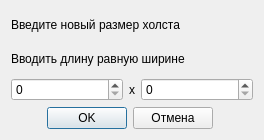
<?xml version="1.0" encoding="UTF-8"?>
<ui version="4.0">
 <class>ResizeDialog</class>
 <widget class="QDialog" name="ResizeDialog">
  <property name="geometry">
   <rect>
    <x>0</x>
    <y>0</y>
    <width>264</width>
    <height>140</height>
   </rect>
  </property>
  <property name="windowTitle">
   <string>Vesger</string>
  </property>
  <layout class="QVBoxLayout">
   <item>
    <widget class="QLabel" name="mainLabel">
     <property name="text">
      <string>Введите новый размер холста</string>
     </property>
    </widget>
   </item>
   <item>
    <widget class="QLabel" name="label">
     <property name="text">
      <string>Вводить длину равную ширине</string>
     </property>
    </widget>
   </item>
   <item>
    <layout class="QHBoxLayout">
     <item>
      <widget class="QSpinBox" name="widthSpinBox">
       <property name="sizePolicy">
        <sizepolicy hsizetype="MinimumExpanding" vsizetype="Fixed">
         <horstretch>0</horstretch>
         <verstretch>0</verstretch>
        </sizepolicy>
       </property>
       <property name="maximum">
        <number>10000</number>
       </property>
      </widget>
     </item>
     <item>
      <widget class="QLabel" name="xLabel">
       <property name="text">
        <string>x</string>
       </property>
       <property name="alignment">
        <set>Qt::AlignCenter</set>
       </property>
      </widget>
     </item>
     <item>
      <widget class="QSpinBox" name="heightSpinBox">
       <property name="sizePolicy">
        <sizepolicy hsizetype="MinimumExpanding" vsizetype="Fixed">
         <horstretch>0</horstretch>
         <verstretch>0</verstretch>
        </sizepolicy>
       </property>
       <property name="maximum">
        <number>10000</number>
       </property>
      </widget>
     </item>
    </layout>
   </item>
   <item>
    <layout class="QHBoxLayout">
     <item>
      <spacer>
       <property name="orientation">
        <enum>Qt::Horizontal</enum>
       </property>
       <property name="sizeType">
        <enum>QSizePolicy::Expanding</enum>
       </property>
       <property name="sizeHint" stdset="0">
        <size>
         <width>0</width>
         <height>21</height>
        </size>
       </property>
      </spacer>
     </item>
     <item>
      <widget class="QPushButton" name="okButton">
       <property name="text">
        <string>OK</string>
       </property>
       <property name="default">
        <bool>true</bool>
       </property>
      </widget>
     </item>
     <item>
      <widget class="QPushButton" name="cancelButton">
       <property name="text">
        <string>Отмена</string>
       </property>
      </widget>
     </item>
     <item>
      <spacer name="horizontalSpacer">
       <property name="orientation">
        <enum>Qt::Horizontal</enum>
       </property>
       <property name="sizeHint" stdset="0">
        <size>
         <width>40</width>
         <height>20</height>
        </size>
       </property>
      </spacer>
     </item>
    </layout>
   </item>
  </layout>
 </widget>
 <resources/>
 <connections>
  <connection>
   <sender>cancelButton</sender>
   <signal>clicked()</signal>
   <receiver>ResizeDialog</receiver>
   <slot>reject()</slot>
   <hints>
    <hint type="sourcelabel">
     <x>243</x>
     <y>84</y>
    </hint>
    <hint type="destinationlabel">
     <x>280</x>
     <y>92</y>
    </hint>
   </hints>
  </connection>
  <connection>
   <sender>okButton</sender>
   <signal>clicked()</signal>
   <receiver>ResizeDialog</receiver>
   <slot>accept()</slot>
   <hints>
    <hint type="sourcelabel">
     <x>145</x>
     <y>79</y>
    </hint>
    <hint type="destinationlabel">
     <x>76</x>
     <y>88</y>
    </hint>
   </hints>
  </connection>
 </connections>
</ui>
